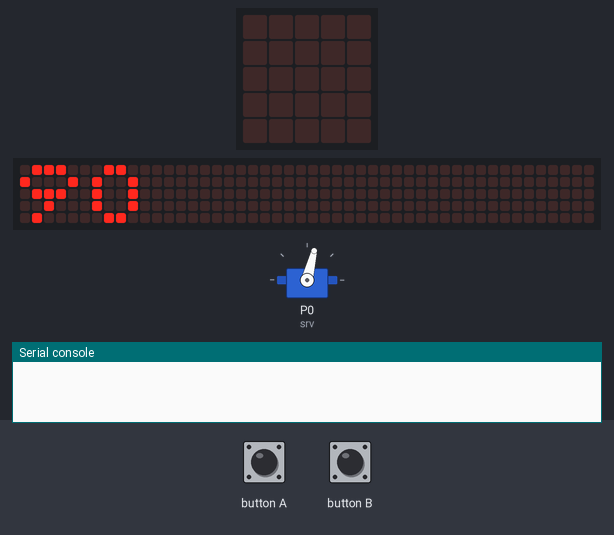
This program was run on a simulated BBC micro:bit running MicroPython. On the bench: servo, the board's 5×5 LED display, a strip that is not on the board, showing the scrolling text unrolled, the last lines printed to the serial console. Inputs (shaded band) come from the test bench. The 48×5 strip is a reading aid, not a part: it shows the text the display is scrolling, unrolled, one strip-width of it at a time; servo angles are drawn from the pulse width (0.5 ms = 0°, 2.5 ms = 180°).

Above: at 0.85 s.
1.3 s: button A pressed for 0.15 s
At 1.41 s:
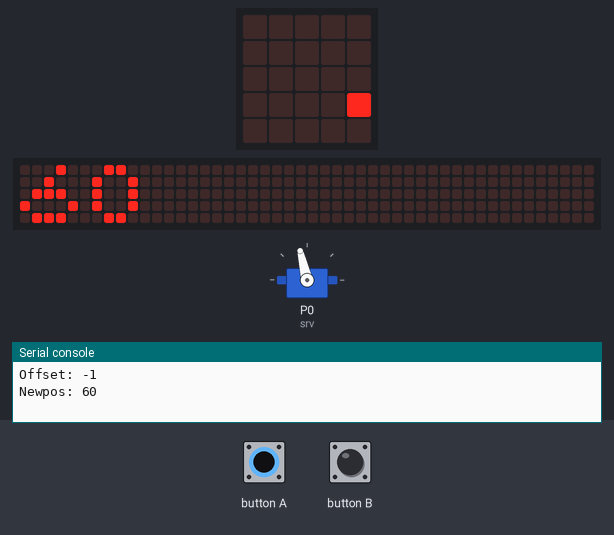
2.0 s: button A pressed for 1 s
At 3.8 s:
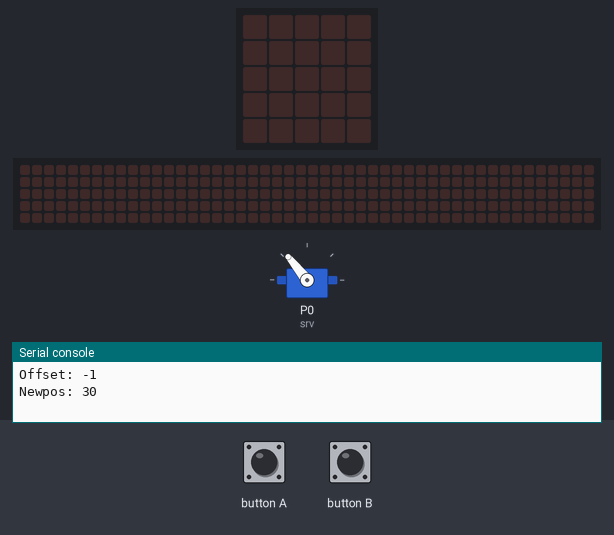
4.5 s: button B pressed for 0.15 s
At 4.67 s:
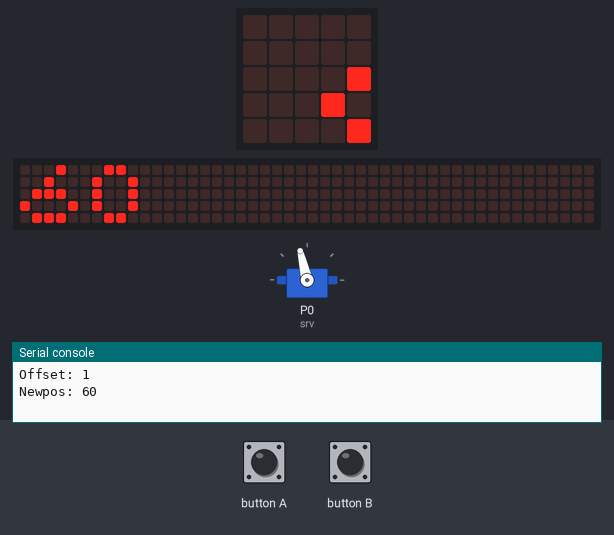
5.2 s: button B pressed for 1 s
At 7.3 s:
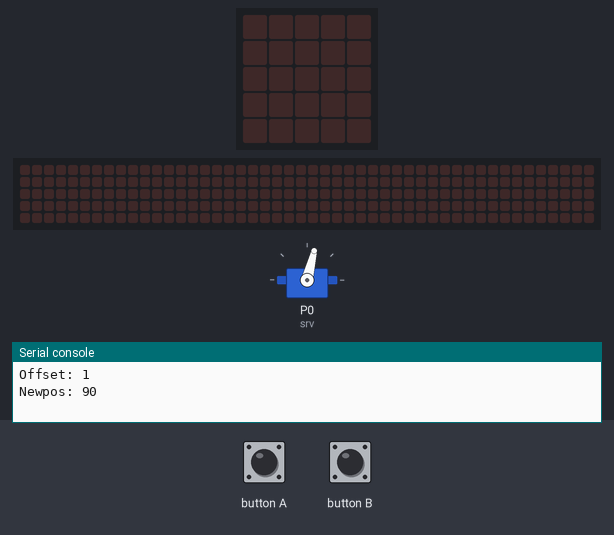
7.7 s: button B pressed for 0.15 s
At 7.82 s:
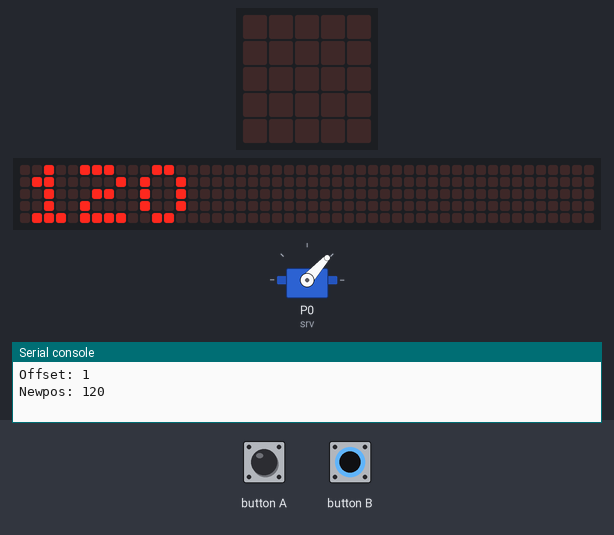
8.4 s: button B pressed for 3.2 s
At 10.3 s:
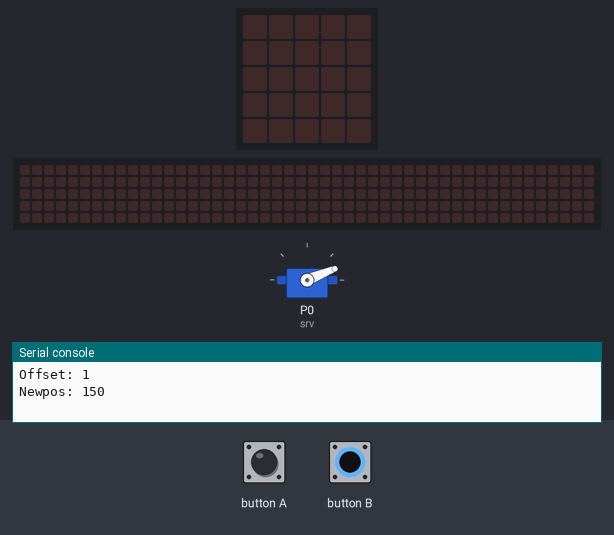
Timing chart, 0 to 11.8 s (numbered marks = the images above; inputs shaded):
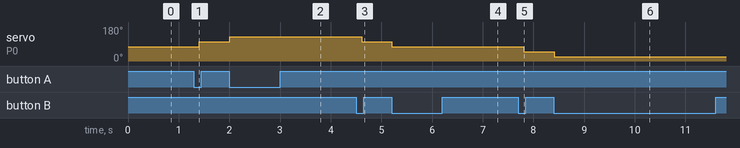

The program:

servotest.py
```python
from microbit import display
from microbit import pin0
from microbit import button_a, button_b
from microbit import sleep
from servo import Servo

def disp(val):
    return display.scroll(str(val), 60, wait=False)

pos = 90
srv = Servo(pin0, 440, 2240)

srv.pos(pos)
srv.start()
disp(pos)

while True:
    # constrain offset to be: 10 >= offset <= -10
    offset = max(-10, min(10, button_b.get_presses() - button_a.get_presses()))
    if offset != 0:
        newpos = max(0, min(pos + offset * 30, 180))
        print("Offset: {}\nNewpos: {}\n".format(offset, newpos))
        if newpos != pos:
            pos = newpos
            srv.pos(pos)
        disp(pos)
    sleep(200)
```

servo.py
```python
class Servo:
    def _calc_duty(self, val):
        return float(val) / (self._cycle_ms * 1000) * 1023

    def __init__(self, pin, min_us=1000, max_us=2000, cycle_ms=20):
        self.pin = pin

        self._cycle_ms = max(5, min(cycle_ms, 300))
        self._d_min = self._calc_duty(max(300, min_us))
        self._d_max = self._calc_duty(min(max_us, 3000))

        self._on = False
        self._pos = 90

        # turn off the pin so we aren't sending an initial position
        self.stop()

    def stop(self):
        self.pin.write_digital(0)
        self._on = False

    def start(self):
        self.pin.set_analog_period(self._cycle_ms)
        self._on = True
        self._update()

    def pos(self, angle):
        self._pos = max(0, min(angle, 180))
        if self._on:
            self._update()

    def _update(self):
        duty = self._d_min + (self._d_max - self._d_min) * ((180 - self._pos) / 180)
        self.pin.write_analog(duty)

    def calibration(self, min_us, max_us, cycle_ms=20):
        self._cycle_ms = max(5, min(cycle_ms, 300))
        self._d_min = self._calc_duty(max(300, min_us))
        self._d_max = self._calc_duty(min(max_us, 3000))
        if self._on:
            self._update()
```

Measured:
- after the input at 1.3 s, servo on P0 (srv): 76° → 103° after 0.10 s; the display: changes after 0.10 s (image 1)
- after the input at 2.0 s, servo on P0 (srv): 103° → 129° at once
- after the input at 4.5 s, servo on P0 (srv): 129° → 103° after 0.11 s; the display: first changes after 0.11 s (image 3 shows a later state)
- after the input at 5.2 s, servo on P0 (srv): 103° → 76° at once
- after the input at 7.7 s, servo on P0 (srv): 76° → 48° after 0.11 s; the display: changes after 0.11 s (image 5)
- after the input at 8.4 s, servo on P0 (srv): 48° → 22° at once
